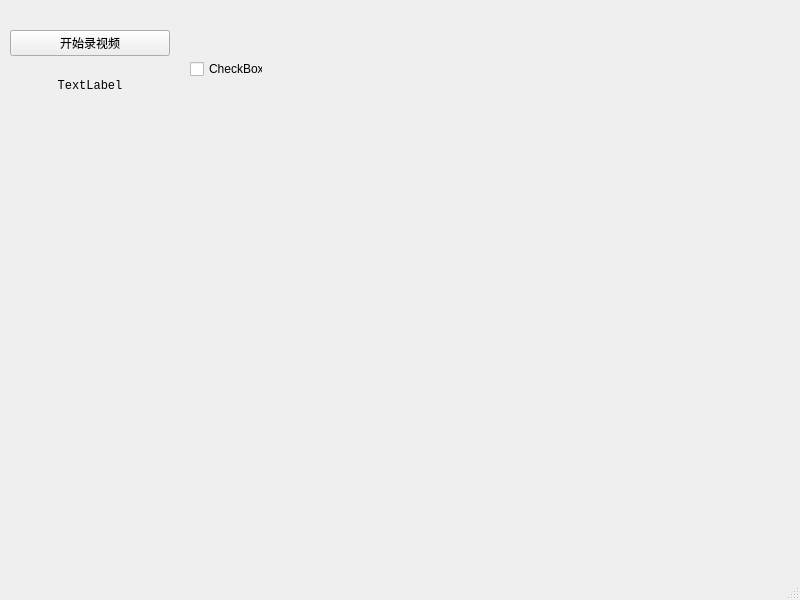
<?xml version="1.0" encoding="UTF-8"?>
<ui version="4.0">
 <class>MainWindow</class>
 <widget class="QMainWindow" name="MainWindow">
  <property name="geometry">
   <rect>
    <x>0</x>
    <y>0</y>
    <width>800</width>
    <height>600</height>
   </rect>
  </property>
  <property name="windowTitle">
   <string>MainWindow</string>
  </property>
  <widget class="QWidget" name="centralwidget">
   <widget class="QCheckBox" name="checkBox">
    <property name="geometry">
     <rect>
      <x>190</x>
      <y>60</y>
      <width>73</width>
      <height>18</height>
     </rect>
    </property>
    <property name="text">
     <string>CheckBox</string>
    </property>
   </widget>
   <widget class="QWidget" name="verticalLayoutWidget">
    <property name="geometry">
     <rect>
      <x>10</x>
      <y>30</y>
      <width>160</width>
      <height>80</height>
     </rect>
    </property>
    <layout class="QVBoxLayout" name="verticalLayout">
     <item>
      <widget class="QPushButton" name="audioButton">
       <property name="text">
        <string>开始录视频</string>
       </property>
      </widget>
     </item>
     <item>
      <widget class="QLabel" name="timeLabel">
       <property name="font">
        <font>
         <family>Courier New</family>
        </font>
       </property>
       <property name="text">
        <string>TextLabel</string>
       </property>
       <property name="alignment">
        <set>Qt::AlignCenter</set>
       </property>
      </widget>
     </item>
    </layout>
   </widget>
  </widget>
  <widget class="QMenuBar" name="menubar">
   <property name="geometry">
    <rect>
     <x>0</x>
     <y>0</y>
     <width>800</width>
     <height>21</height>
    </rect>
   </property>
  </widget>
  <widget class="QStatusBar" name="statusbar"/>
 </widget>
 <resources/>
 <connections/>
</ui>
